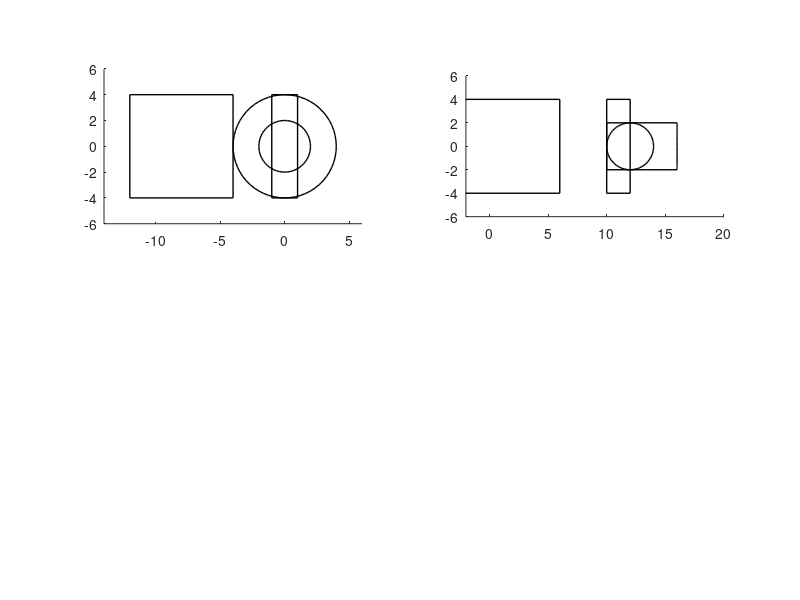

Reproduce this figure in MATLAB.
% 清空当前工作区
clear
clc

% 定义圆柱体参数
cylinderHeight = 10; % 圆柱体高度
cylinderRadius = 4; % 圆柱体半径

% 定义圆锥体参数
coneHeight = 6; % 圆锥体高度
coneRadius = 2; % 圆锥体底面半径

% 定义球体参数
sphereRadius = 2; % 球体半径

% 定义长方体参数
boxLength = 8; % 长方体长度
boxWidth = 2; % 长方体宽度
boxHeight = 2; % 长方体高度

% 画底视图
subplot(2, 2, 1);
rectangle('Position', [-cylinderRadius, -cylinderRadius, cylinderRadius*2, cylinderRadius*2], 'Curvature', [1, 1], 'LineWidth', 1);
hold on;
rectangle('Position', [-coneRadius, -coneRadius, coneRadius*2, coneRadius*2], 'Curvature', [1, 1], 'LineWidth', 1);
hold on;
rectangle('Position', [-boxWidth/2, -cylinderRadius, boxWidth, cylinderRadius*2], 'LineWidth', 1);
hold on;
rectangle('Position', [-cylinderRadius-boxLength, -cylinderRadius, boxLength, cylinderRadius*2], 'LineWidth', 1);
hold off;
axis equal;
axis([-cylinderRadius-boxLength-2, cylinderRadius+2, -cylinderRadius-2, cylinderRadius+2]);

% 画左视图
subplot(2, 2, 2);
rectangle('Position', [-cylinderRadius, -cylinderRadius, cylinderHeight, cylinderRadius*2], 'LineWidth', 1);
hold on;
rectangle('Position', [cylinderHeight, -coneRadius, coneHeight, coneRadius*2], 'Curvature', [0, 1], 'LineWidth', 1);
hold on;
rectangle('Position', [cylinderHeight, -sphereRadius, sphereRadius*2, sphereRadius*2], 'Curvature', [1, 1], 'LineWidth', 1);
hold on;
rectangle('Position', [cylinderHeight, -cylinderRadius, boxHeight, cylinderRadius*2], 'LineWidth', 1);
hold off;
axis equal;
axis([-2, cylinderHeight+coneHeight+sphereRadius+2, -cylinderRadius-2, cylinderRadius+2]);



